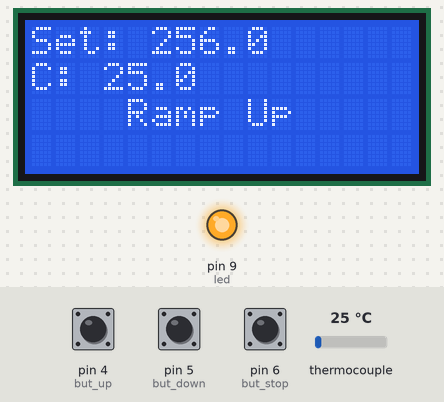
Simulated run of this sketch. Board: Arduino Uno, built with avr-gcc and run on an emulated ATmega328P. Shown: 16×4 character LCD, output pins drawn as LEDs (lit = HIGH). Dashed ring = blinking. The inputs (shaded band) are chosen by the test bench; at power-on: thermocouple 25 °C, pin 6 (but_stop) HIGH, pin 4 (but_up) HIGH, pin 5 (but_down) HIGH. EEPROM starts erased; pins used as bus, display or sensor lines are not drawn; what the sketch prints to the serial monitor is not drawn.

Above: at 1.2 s.
1.3 s: thermocouple set to 220 °C
At 2.6 s:
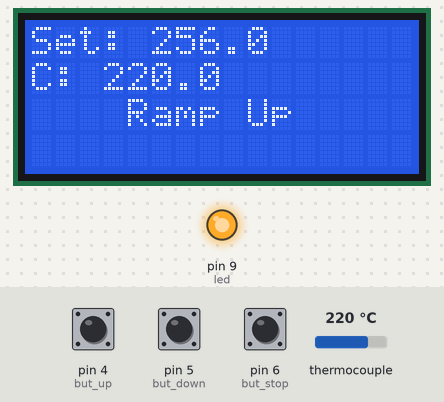
2.9 s: thermocouple set to 231 °C
At 3.52 s:
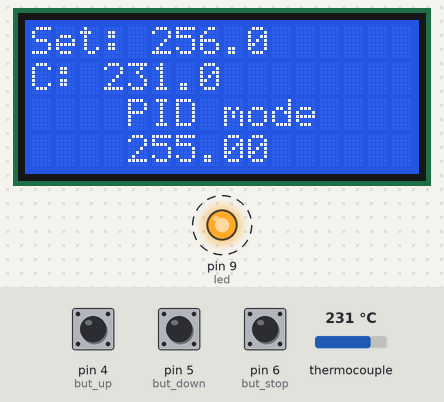
5.4 s: pin 6 (but_stop) pulled LOW for 0.35 s
At 6.1 s:
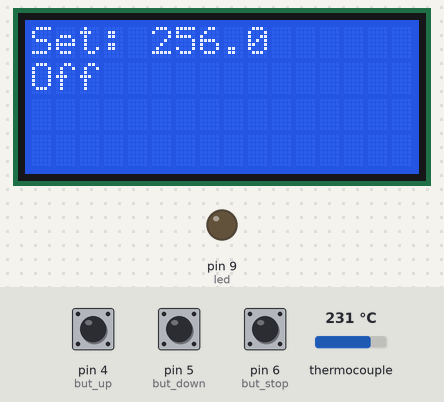
7.2 s: pin 4 (but_up) pulled LOW for 0.35 s
At 7.7 s:
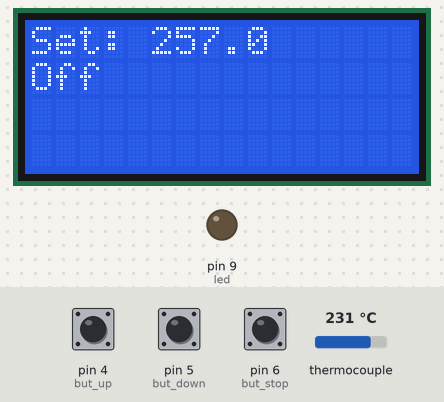
9.0 s: pin 4 (but_up) pulled LOW for 1 s
At 9.6 s:
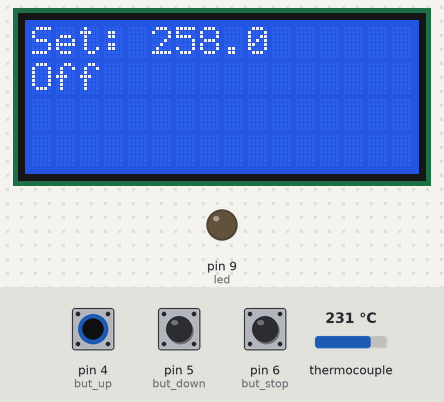
11.5 s: pin 6 (but_stop) pulled LOW for 1 s
At 11.73 s:
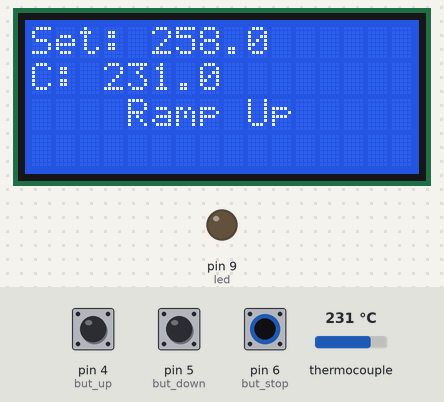
Timing chart, 0 to 15.0 s (numbered marks = the images above; inputs shaded):
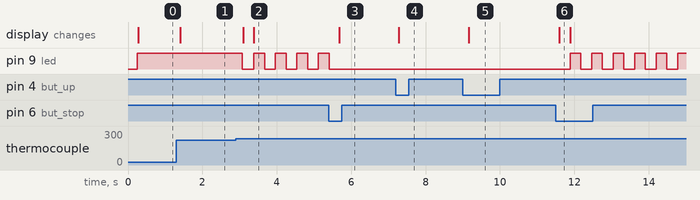

Measured:
- the behaviour switches between 225 and 226 °C on thermocouple (found by bisection; images 1 and 2)
- after the input at 1.3 s, the display: changes after 0.11 s (image 1)
- after the input at 2.9 s, pin 9 (led): alternates HIGH for 0.29 s and LOW for 0.29 s, starting after 0.16 s; the display: first changes after 0.20 s (image 2 shows a later state)
- after the input at 5.4 s, pin 9 (led): goes on until 5.4 s, then stays LOW; the display: changes after 0.27 s (image 3)
- after the input at 7.2 s, the display: changes after 0.08 s (image 4)
- after the input at 9.0 s, the display: changes after 0.16 s (image 5)
- after the input at 11.5 s, pin 9 (led): alternates HIGH for 0.29 s and LOW for 0.29 s, starting after 0.38 s; the display: changes after 0.09 s (image 6)

The sketch:

Reaktor_e-noob.ino
```cpp
#include <LiquidCrystal_I2C.h>

#include <EEPROM.h>               //Used to save setpoint when power-off

#include <SPI.h>
#include "max6675.h"
#include <Wire.h>

LiquidCrystal_I2C lcd(0x27, 16, 4);

int thermoDO = 12;
int thermoCS = 10;
int thermoCLK = 13;
MAX6675 thermocouple(thermoCLK, thermoCS, thermoDO);

//Arduino Pins
#define SSR_PIN  7
#define but_up  4
#define but_down  5
#define but_stop  6
#define led  9

//Variables
uint8_t state = 0;
bool D4_state = 1;
bool D5_state = 1;
bool D6_state = 1;
bool LED_State = LOW;
float prev_isr_timeD4, prev_isr_timeD5, prev_isr_timeD6;

float real_temp;           //We will store here the real temp
float Setpoint = 100;      //In degrees C
float SetpointDiff = 30;   //In degrees C
float elapsedTime, now_time, prev_time;        //Variables for time control
float refresh_rate = 250;                   //PID loop time in ms
float now_pid_error, prev_pid_error;


///////////////////PID constants///////////////////////
float kp=10;         //Mine was 2.5
float ki=0.06;         //Mine was 0.06
float kd=0.8;         //Mine was 0.8
float PID_p, PID_i, PID_d, PID_total;
///////////////////////////////////////////////////////


void setup() {
  cli();
  Setpoint = EEPROM.read(0)+1; //we adf
  sei();
  lcd.begin();
  Serial.begin(250000);     //For debug
  pinMode(SSR_PIN, OUTPUT);
  digitalWrite(SSR_PIN, LOW);    // When HIGH, the SSR is Off (edit: HIGH is on)

  pinMode(led, OUTPUT);
  digitalWrite(led, LOW);
  real_temp = thermocouple.readCelsius();

  TCCR2B = TCCR2B & B11111000 | B00000111;    // D11 PWM is now 30.64 Hz

  pinMode(but_up, INPUT_PULLUP);
  pinMode(but_down, INPUT_PULLUP);
  pinMode(but_stop, INPUT_PULLUP);
  PCICR |= B00000100;      //Bit2 = 1 -> "PCIE2" enabeled (PCINT16 to PCINT23)
  PCMSK2 |= B01110000;     //PCINT20, CINT21, CINT22 enabeled -> D4, D5, D6 will trigger interrupt
  /*

  display.begin(SSD1306_SWITCHCAPVCC, 0x3C);  // initialize with the I2C addr 0x3C (for the 128x32 or 64 from eBay)
  delay(100);
  display.clearDisplay();
  display.setTextSize(2);
  display.setTextColor(WHITE,BLACK);
  display.display();
  delay(100);*/
  //EEPROM.write(1, Setpoint);

}

void loop() {
  if(state == 0){
    ramp_up();
  }
  else if (state == 1){
    PID_control();
  }
  else{
    cool_down();
  }
}


//Fucntion for ramping up the temperature
void ramp_up(void){
  //Rising temperature to (Setpoint - SetpointDiff)
  elapsedTime = millis() - prev_time;
  if(elapsedTime > refresh_rate){
    real_temp = thermocouple.readCelsius();

    if(real_temp < (Setpoint - SetpointDiff)){
      digitalWrite(SSR_PIN, HIGH);                //Turn On SSR
      digitalWrite(led, HIGH);
    }
    else
    {
      digitalWrite(SSR_PIN, LOW);                 //Turn Off SSR
      digitalWrite(led, LOW);
      state = 1;                                  //Already hot so we go to PID control
    }

    /*
    display.clearDisplay();
    display.setCursor(0,0);
    display.print("Set: ");
    display.println(Setpoint,1);

    display.print((char)247);
    display.print("C: ");
    display.println(real_temp,1);
    display.print("Ramp Up");
    display.display();//Finally display the created image
    Serial.println(real_temp); */               //For debug only


    lcd.clear();
    lcd.setCursor(0,0);
    lcd.print("Set: ");
    lcd.print(Setpoint,1);
    lcd.setCursor(0,1);
    lcd.print("C: ");
    lcd.print(real_temp,1);
    lcd.setCursor(0,2);
    lcd.print("Ramp Up");
    lcd.display();//Finally display the created image
    Serial.println(real_temp);                //For debug only
    prev_time = millis();

  }
}//End of ramp_up loop


//Main PID compute and execute function
void PID_control(void){
  elapsedTime = millis() - prev_time;
  if(elapsedTime > refresh_rate){
    //1. We get the temperature and calculate the error
    real_temp = thermocouple.readCelsius();
    now_pid_error = Setpoint - real_temp;

    //2. We calculate PID values
    PID_p = kp * now_pid_error;
    PID_d = kd*((now_pid_error - prev_pid_error)/refresh_rate);
    //2.2 Decide if we apply I or not. Only when error is very small
    if(-3 < now_pid_error && now_pid_error < 3){
      PID_i = PID_i + (ki * now_pid_error);}
    else{PID_i = 0;}

    //3. Calculate and map total PID value
    PID_total = PID_p + PID_i + PID_d;
    PID_total = map(PID_total, 0, 150, 0, 255);

    //4. Set limits for PID values
    if(PID_total < 0){PID_total = 0;}
    if(PID_total > 255) {PID_total = 255; }

    //5. Write PWM signal to the SSR
    //analogWrite(SSR_PIN, 255-PID_total);
    analogWrite(SSR_PIN, PID_total); //if using non-inverted ssr

    //6. Print values to the OLED dsiplay
    /*
    display.setCursor(0,0);
    display.print("Set: ");
    display.println(Setpoint,1);

    display.print((char)247);
    display.print("C: ");
    display.println(real_temp,1);
    display.println("PID mode");
    display.print(PID_total);
    display.display();//Finally display the created image
    */
   //6. Print values to the OLED dsiplay
    lcd.clear();

    lcd.setCursor(0,0);
    lcd.print("Set: ");
    lcd.print(Setpoint,1);
    lcd.setCursor(0,1);
    lcd.print("C: ");
    lcd.print(real_temp,1);
    lcd.setCursor(0,2);
    lcd.print("PID mode");
    lcd.setCursor(0,3);
    lcd.print(PID_total);
    lcd.display();//Finally display the created image

    //7. Save values for next loop
    prev_time = millis();                       //Store time for next loop
    prev_pid_error = now_pid_error;             //Store error for next loop
    //Serial.println(elapsedTime);                //For debug only
    LED_State = !LED_State;
    digitalWrite(led, LED_State);
  }
}//End PID_control loop


//Function for turning off everything and monitoring the coolidn down process
void cool_down(void){
  digitalWrite(SSR_PIN, LOW);    //SSR is OFF with HIGH pulse!
  digitalWrite(led, LOW);
  elapsedTime = millis() - prev_time;
  if(elapsedTime > refresh_rate){

   lcd.clear();

    lcd.setCursor(0,0);
    lcd.print("Set: ");
    lcd.print(Setpoint,1);
    lcd.setCursor(0,1);
    lcd.print("Off");
    lcd.display();//Finally display the created image
//Finally display the created image
    prev_time = millis();
  }
}//End cool_down loop


ISR (PCINT2_vect)
{
  cli();
  //1. Check D4 pin HIGH
  if(PIND & B00010000){
    if(D4_state == 0){
      D4_state = 1;
      prev_isr_timeD4 = millis();
    }

  }
  else if (D4_state == 1 && (millis() - prev_isr_timeD4 > 2)){
    Setpoint ++;
    int st = Setpoint;
    EEPROM.write(0, st);
    D4_state = 0;
  }


  //2. Check D5 pin HIGH
  if(PIND & B00100000){
    if(D5_state == 0){
      D5_state = 1;
      prev_isr_timeD5 = millis();
    }

  }
  else if (D5_state == 1 && (millis() - prev_isr_timeD5 > 2)){
    Setpoint --;
    int st = Setpoint;
    EEPROM.write(0, st);
    D5_state = 0;
  }


  //3. Check D6 pin HIGH
  if(PIND & B01000000){
    if(D6_state == 0){
      D6_state = 1;
      prev_isr_timeD6 = millis();
    }

  }
  else if (D6_state == 1 && (millis() - prev_isr_timeD6 > 2)){
    if(state == 0 || state == 1){
      state = 2;
    }
    else if (state == 2){
      state = 0;
    }
    D6_state = 0;
  }
  sei();


}
```
